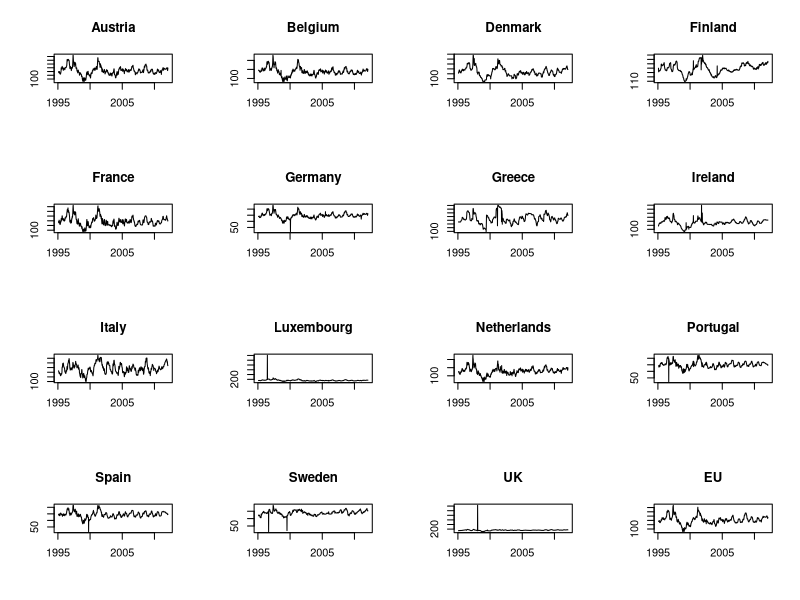
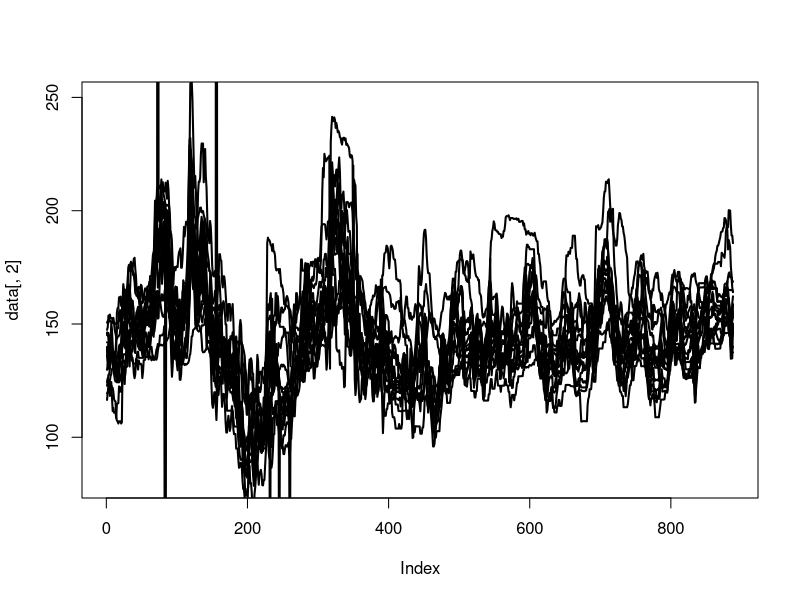
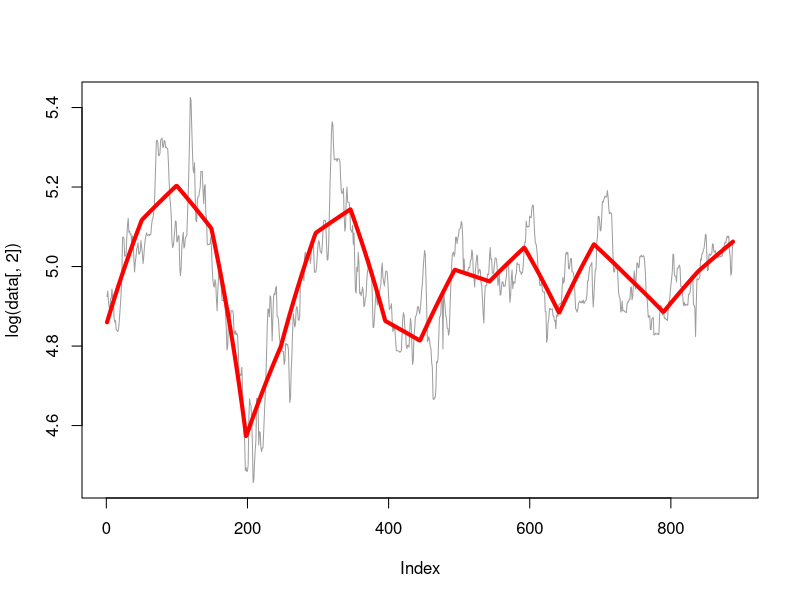
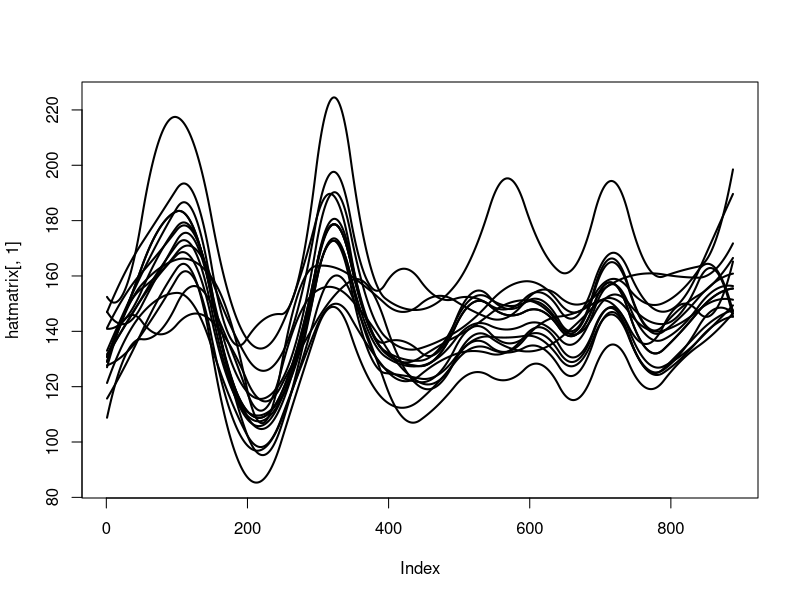

The R script that drew these images, in order:
# load data
data = read.table("pricedata.csv", header = TRUE)
data$Time = as.Date(data$Time, format = "%m/%d/%y")
n.subj = ncol(data) - 1
n.obs = nrow(data)

data = data[-(1:4), ]
n.subj = ncol(data) - 1
n.obs = nrow(data)

# Fill missing
for (i in 2:ncol(data)) {
    data[, i] = spline(seq_along(data[, i]), data[, i], xout = seq_along(data[, 
        i]))$y
}

# Inspection
opar <- par(mfrow = c(1, 1), bg = "white")
X11()
par(mfrow = c(4, 4))
for (j in 2:17) {
    plot(data[, 1], data[, j], type = "l", main = names(data)[j], ylab = "", 
        xlab = "")
}
par(opar)

plot(data[, 2], lwd = 2, type = "l", ylim = c(80, 250))
apply(data[, -1], 2, lines, lwd = 2)

# Basis
basis <- function(x, m, K) {
    n = length(x)
    step = (max(x) - min(x))/(K + 1)
    knots = seq(min(x) + step, max(x) - step, by = step)
    Z = outer(x, knots, "-")
    Z = (Z * (Z > 0))^m
    X = rep(1, n)
    for (i in 1:m) {
        X = cbind(X, x^i)
    }
    C = cbind(X, Z)
    list(X = X, Z = Z, C = C)
}

# Model
estimator <- function(x, y, m, K) {
    C = basis(x, m, K)$C
    return(C %*% solve(t(C) %*% C) %*% t(C) %*% y)
    
}
pricehat = estimator(x = seq_along(data[, 2]), y = data[, 2], m = 1, K = floor(n.obs/50))
plot(log(data[, 2]), col = 8, type = "l")
lines(log(pricehat), lwd = 4, col = "red")


hatmatrix = sapply(data[, -1], estimator, x = seq_along(data[, 2]), m = 2, K = floor(n.obs/50))

plot(hatmatrix[, 1], lwd = 2, type = "l", ylim = range(hatmatrix))
apply(hatmatrix, 2, lines, lwd = 2)
